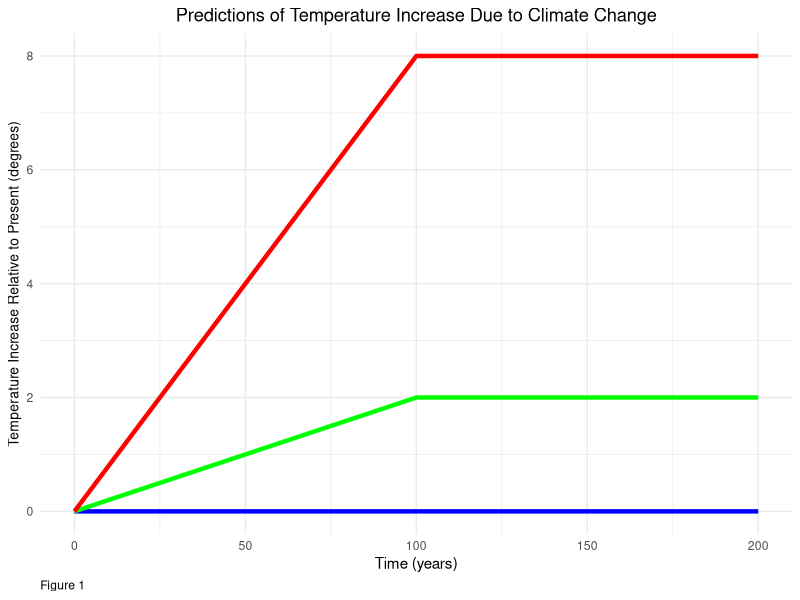
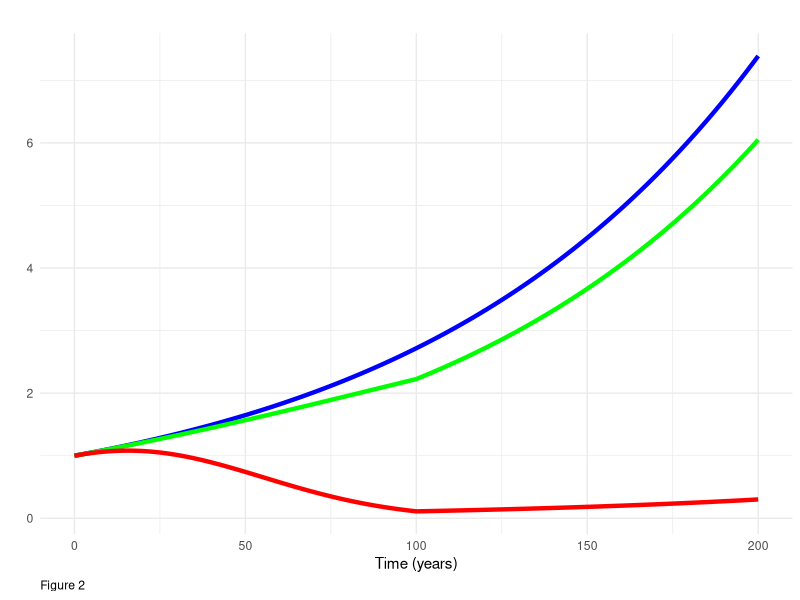
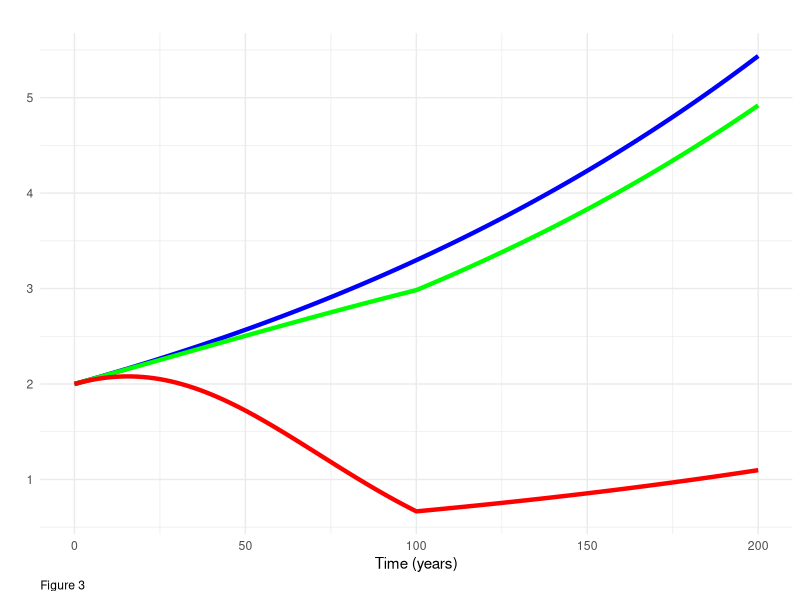

R code for these plots, in order:
## ---- chunk 1
knitr::opts_chunk$set(echo = TRUE)

library(tidyverse)

# Variables:
# temperature at time t
# t = time
# t_diff = T = temperature at time 100 (given)

 #overall value for T

# Givens & Vectors:

t_vector <- seq(0,200, by = 1)

## ---- chunk 2
# Function 1 - Temperature(t)

temp <- function(t, t_diff){
  out = pmin((t*t_diff)/100,t_diff)
  return(out)
}


# Function 2 - Retention (t)

retention <- function(t, t_diff, B){
  out = exp(-B * (temp(t, t_diff))^2)
  return(out)
}


# Function 3 - Consumption (t)
consumption <- function(t, t_diff, B, g){
  out = retention(t, t_diff, B) * exp(g*t)
  return(out)
}


# Function 4 - Utility (C)

utility <- function(C, n){
  out = (C^(1-n))/(1-n)
  return(out)
}


# Function 5 - Discount Rate (Ramsey Rule)

r <- function(d, n, g){
  out = (d + n*g)
  return(out)
}


## ---- chunk 3
# T = 0

# Temperature df

temp_df_T_0 <- data.frame(t = t_vector) %>% 
  mutate(temp = temp(t_vector,
                     t_diff = 0))
  

# Retention df

retent_df_T_0 <- data.frame(t = t_vector) %>% 
  mutate(retent = retention(t_vector,
                            t_diff = 0,
                            B = .05)) 
# Consumption df

consum_df_T_0 <- data.frame(t = t_vector) %>% 
  mutate(consum = consumption(t_vector,
                              t_diff = 0,
                              B = 0.05,
                              g = 0.01))

# Utility df

C_0 <- consum_df_T_0$consum

utility_df_T_0 <- data.frame(t = t_vector) %>% 
  mutate(consum = C_0) %>% 
  mutate(utility = utility(C = C_0,
                           n = .5))
  
## ---- chunk 4
# T = 2

# Temperature df

temp_df_T_2 <- data.frame(t = t_vector) %>% 
  mutate(temp = temp(t_vector,
                     t_diff = 2)) 

# Retention df

retent_df_T_2 <- data.frame(t = t_vector) %>% 
  mutate(retent = retention(t_vector,
                            t_diff = 2,
                            B = .05)) 
# Consumption df

consum_df_T_2 <- data.frame(t = t_vector) %>% 
  mutate(consum = consumption(t_vector,
                              t_diff = 2,
                              B = 0.05,
                              g = 0.01))

# Utility df

C_2 <- consum_df_T_2$consum

utility_df_T_2 <- data.frame(t = t_vector) %>% 
  mutate(consum = C_2) %>% 
  mutate(utility = utility(C = C_2,
                           n = .5))
  
## ---- chunk 5
# T = 8

# Temperature df

temp_df_T_8 <- data.frame(t = t_vector) %>% 
  mutate(temp = temp(t_vector,
                     t_diff = 8))

# Retention df

retent_df_T_8 <- data.frame(t = t_vector) %>% 
  mutate(retent = retention(t_vector,
                            t_diff = 8,
                            B = .05)) 
# Consumption df

consum_df_T_8 <- data.frame(t = t_vector) %>% 
  mutate(consum = consumption(t_vector,
                              t_diff = 8,
                              B = 0.05,
                              g = 0.01))

# Utility df

C_8 <- consum_df_T_8$consum

utility_df_T_8 <- data.frame(t = t_vector) %>% 
  mutate(consum = C_8) %>% 
  mutate(utility = utility(C = C_8,
                           n = .5))
  
## ---- chunk 6
# a
# plot temperature over time
# scenario 1: no climate change


# scenario 2: moderate climate change

# scenario 3: major climate change
## ---- chunk 7
ggplot () +
  geom_line(data = temp_df_T_0,
            aes( x = t,
                 y = temp),
            size = 1.5,
            color = "blue") +
  geom_line(data = temp_df_T_2,
            aes( x = t,
                 y = temp),
            size = 1.5,
            color = "green") +
  geom_line(data = temp_df_T_8,
            aes( x = t,
                 y = temp),
            size = 1.5,
            color = "red") +
  labs(title = "Predictions of Temperature Increase Due to Climate Change" ,
       x = "Time (years)",
       y = "Temperature Increase Relative to Present (degrees)",
       caption = "Figure 1") +
  theme_minimal() +
  theme(plot.title = element_text(hjust = 0.5),
        plot.caption = element_text(hjust = 0),
        axis.title.y = element_text(size = 10))
             
## ---- chunk 8
ggplot () +
  geom_line(data = consum_df_T_0,
             aes( x = t,
                  y = consum),
             size = 1.5,
             color = "blue") +
  geom_line(data = consum_df_T_2,
             aes( x = t,
                  y = consum),
             size = 1.5,
             color = "green") +
  geom_line(data = consum_df_T_8,
             aes( x = t,
                  y = consum),
             size = 1.5,
             color = "red") +
  labs(title = "" ,
       x = "Time (years)",
       y = "",
       caption = "Figure 2") +
  theme_minimal() +
  theme(plot.title = element_text(hjust = 0.5),
        plot.caption = element_text(hjust = 0),
        axis.title.y = element_text(size = 10))
## ---- chunk 9
ggplot () +
  geom_line(data = utility_df_T_0,
            aes( x = t,
                  y = utility),
            size = 1.5,
            color = "blue") +
  geom_line(data = utility_df_T_2,
            aes( x = t,
                  y = utility),
            size = 1.5,
            color = "green") +
  geom_line(data = utility_df_T_8,
            aes( x = t,
                  y = utility),
            size = 1.5,
            color = "red") +
labs(title = "" ,
       x = "Time (years)",
       y = "",
       caption = "Figure 3") +
  theme_minimal() +
  theme(plot.title = element_text(hjust = 0.5),
        plot.caption = element_text(hjust = 0),
        axis.title.y = element_text(size = 10))
## ---- chunk 10
# T = 4.4
# Maintained givens from plot 1

# Temperature df

temp_df_T_4_4 <- data.frame(t = t_vector) %>% 
  mutate(temp = temp(t_vector,
                     t_diff = 4.4))

# Retention df

retent_df_T_4_4 <- data.frame(t = t_vector) %>% 
  mutate(retent = retention(t_vector,
                            t_diff = 4.4,
                            B = .05)) 
# Consumption df

consum_df_T_4_4 <- data.frame(t = t_vector) %>% 
  mutate(consum = consumption(t_vector,
                              t_diff = 4.4,
                              B = 0.05,
                              g = 0.01))

# Utility df

C_4_4 <- consum_df_T_4_4$consum

utility_df_T_4_4 <- data.frame(t = t_vector) %>% 
  mutate(consum = C_4_4) %>% 
  mutate(utility = utility(C = C_4_4,
                           n = .5))
  
## ---- chunk 11
# Present value discounted over 200 years w/ climate change

# discount rate
r_given <- r(.005, .5, .01)

# Value calculation
pv_df_4_4 <- data.frame(t = t_vector) %>% 
  mutate(pv_4_4 = (utility_df_T_4_4$utility)/(1 + r_given)^(t_vector))

pv_4_4 = sum(pv_df_4_4$pv_4_4)

# Present value discounted over 200 years w/o climate change

# Value calculation
pv_df_0 <- data.frame(t = t_vector) %>% 
  mutate(pv_0 = (utility_df_T_0$utility)/(1 + r_given)^(t_vector))

pv_0 = sum(pv_df_0$pv_0)
## ---- chunk 12

L_cc <- abs(pv_0-pv_4_4)/pv_0 * 100


## ---- chunk 13
# Present value discounted over 200 years w/ climate change
# T = 4.4 + .44 = 4.84

# Temperature df

temp_df_T_4_84 <- data.frame(t = t_vector) %>% 
  mutate(temp = temp(t_vector,
                     t_diff = 4.84))

# Retention df

retent_df_T_4_84 <- data.frame(t = t_vector) %>% 
  mutate(retent = retention(t_vector,
                            t_diff = 4.84,
                            B = .05)) 
# Consumption df

consum_df_T_4_84 <- data.frame(t = t_vector) %>% 
  mutate(consum = consumption(t_vector,
                              t_diff = 4.84,
                              B = 0.05,
                              g = 0.01))

# Utility df

C_4_84 <- consum_df_T_4_84$consum

utility_df_T_4_84 <- data.frame(t = t_vector) %>% 
  mutate(consum = C_4_84) %>% 
  mutate(utility = utility(C = C_4_84,
                           n = .5))

# Value calculation
pv_df_4_84 <- data.frame(t = t_vector) %>% 
  mutate(pv_4_84 = (utility_df_T_4_84$utility)/(1 + r_given)^(t_vector))

pv_4_84 = sum(pv_df_4_84$pv_4_84)

## ---- chunk 14

L_T_sens <- abs(pv_0-pv_4_84)/pv_0 * 100


## ---- chunk 15
# T = 4.4 ************************************************************************************************
# B = .055

# Retention df

retent_df_B_055 <- data.frame(t = t_vector) %>% 
  mutate(retent = retention(t_vector,
                            t_diff = 4.4,
                            B = .055)) 
# Consumption df

consum_df_B_055 <- data.frame(t = t_vector) %>% 
  mutate(consum = consumption(t_vector,
                              t_diff = 4.4,
                              B = 0.055,
                              g = 0.01))

# Utility df

C_B_055 <- consum_df_B_055$consum

utility_df_B_055 <- data.frame(t = t_vector) %>% 
  mutate(consum = C_B_055) %>% 
  mutate(utility = utility(C = C_B_055,
                           n = .5))

# Value calculation
pv_df_B_055 <- data.frame(t = t_vector) %>% 
  mutate(pv_B_055 = (utility_df_B_055$utility)/(1 + r_given)^(t_vector))

pv_B_055 = sum(pv_df_B_055$pv_B_055)

# T = 0 *************************************************************************************************
# B = .055

# Retention df

retent_df_T_0_B <- data.frame(t = t_vector) %>% 
  mutate(retent = retention(t_vector,
                            t_diff = 0,
                            B = .055)) 
# Consumption df

consum_df_T_0_B <- data.frame(t = t_vector) %>% 
  mutate(consum = consumption(t_vector,
                              t_diff = 0,
                              B = 0.055,
                              g = 0.01))

# Utility df

C_0_B <- consum_df_T_0_B$consum

utility_df_T_0_B <- data.frame(t = t_vector) %>% 
  mutate(consum = C_0_B) %>% 
  mutate(utility = utility(C = C_0_B,
                           n = .5))

# Present value discounted over 200 years w/o climate change
# Value calculation
pv_df_0_B <- data.frame(t = t_vector) %>% 
  mutate(pv_0_B = (utility_df_T_0_B$utility)/(1 + r_given)^(t_vector))

pv_0_B = sum(pv_df_0_B$pv_0_B)
## ---- chunk 16

L_B_sens <- abs(pv_0_B-pv_B_055)/pv_0_B * 100


## ---- chunk 17
# T = 4.4 ***********************************************************************
# g = .01 + .001 = .011

# Consumption df

consum_df_g_01 <- data.frame(t = t_vector) %>% 
  mutate(consum = consumption(t_vector,
                              t_diff = 4.4,
                              B = 0.05,
                              g = 0.011))

# Utility df

C_g_01 <- consum_df_g_01$consum

utility_df_g_01 <- data.frame(t = t_vector) %>% 
  mutate(consum = C_g_01) %>% 
  mutate(utility = utility(C = C_g_01,
                           n = .5))

#T = 0****************************************************************************
# g = .01 + .001 = .011
# Temperature df

# Consumption df

consum_df_T_0_g <- data.frame(t = t_vector) %>% 
  mutate(consum = consumption(t_vector,
                              t_diff = 0,
                              B = 0.05,
                              g = 0.011))

# Utility df

C_0_g <- consum_df_T_0_g$consum

utility_df_T_0_g <- data.frame(t = t_vector) %>% 
  mutate(consum = C_0_g) %>% 
  mutate(utility = utility(C = C_0_g,
                           n = .5))


# discount rate
r_g <- r(.005, .5, .011) 

# Value calculation
pv_df_g_01 <- data.frame(t = t_vector) %>% 
  mutate(pv_g_01 = (utility_df_g_01$utility)/(1 + r_g)^(t_vector))

pv_g_01 = sum(pv_df_g_01$pv_g_01)

# Present value discounted over 200 years w/o climate change

# Value calculation
pv_df_0_g <- data.frame(t = t_vector) %>% 
  mutate(pv_0_g = (utility_df_T_0_g$utility)/(1 + r_g)^(t_vector))

pv_0_g = sum(pv_df_0_g$pv_0_g)
## ---- chunk 18

L_g_sens <- abs(pv_0_g-pv_g_01)/pv_0_g * 100


## ---- chunk 19
# T = 4.4************************************************************************
# n = 0.5 +.05 = 0.55


# Utility df
# C_4_4 is not affected by N so it is ok to leave as is

utility_df_n_55 <- data.frame(t = t_vector) %>% 
  mutate(consum = C_4_4) %>% 
  mutate(utility = utility(C = C_4_4,
                           n = .55))

# T = 0 ************************************************************************
# n = 0.5 +.05 = 0.55

# Utility df
# Leave consum = C_0 because it is unaffected by n

utility_df_T_0_n <- data.frame(t = t_vector) %>% 
  mutate(consum = C_0) %>% 
  mutate(utility = utility(C = C_0,
                           n = .55))

# discount rate
r_n <- r(.005, .55, .01) 

# Value calculation
pv_df_n_55 <- data.frame(t = t_vector) %>% 
  mutate(pv_n_55 = (utility_df_n_55$utility)/(1 + r_n)^(t_vector))

pv_n_55 = sum(pv_df_n_55$pv_n_55)

# Present value discounted over 200 years w/o climate change

# Value calculation
pv_df_0_n <- data.frame(t = t_vector) %>% 
  mutate(pv_0_n = (utility_df_T_0_n$utility)/(1 + r_n)^(t_vector))

pv_0_n = sum(pv_df_0_n$pv_0_n)
## ---- chunk 20

L_n_sens <- abs(pv_0_n-pv_n_55)/pv_0_n * 100


## ---- chunk 21
# Made the below function to populate values to a data frame for values of theta from 0 - 1. pv_theta is eqiuvalent to the present value at each one of those thetas.
# To match pv_4_4 = 198.66 we have to find the pv_theta value that matches 198.66. It is around 40%

#Givens:
theta_vector <- seq(0,1,by = .005)
n = 0.5

theta_solver_pv_0 <- function(theta) { 
  out = (1-theta)^(1-n)*pv_0
  return(out)
  
pv_theta_T_4_4 <- data.frame(t = t_vector)  %>% 
  mutate(theta = theta_vector) %>% 
  mutate( pv_theta = theta_solver_pv_0(theta_vector))
}


## ---- chunk 22
#pv_2

pv_df_2 <- data.frame(t = t_vector) %>% 
  mutate(pv_2 = (utility_df_T_2$utility)/(1 + r_given)^(t_vector))

pv_2 = sum(pv_df_2$pv_2)

## ---- chunk 23
# T = 4

# Temperature df

temp_df_T_4 <- data.frame(t = t_vector) %>% 
  mutate(temp = temp(t_vector,
                     t_diff = 4)) 

# Retention df

retent_df_T_4 <- data.frame(t = t_vector) %>% 
  mutate(retent = retention(t_vector,
                            t_diff = 4,
                            B = .05)) 
# Consumption df

consum_df_T_4 <- data.frame(t = t_vector) %>% 
  mutate(consum = consumption(t_vector,
                              t_diff = 4,
                              B = 0.05,
                              g = 0.01))

# Utility df

C_4 <- consum_df_T_4$consum

utility_df_T_4 <- data.frame(t = t_vector) %>% 
  mutate(consum = C_4) %>% 
  mutate(utility = utility(C = C_4,
                           n = .5))
## ---- chunk 24
#pv_4

pv_df_4 <- data.frame(t = t_vector) %>% 
  mutate(pv_4 = (utility_df_T_4$utility)/(1 + r_given)^(t_vector))

pv_4 = sum(pv_df_4$pv_4)

## ---- chunk 25
# T = 6

# Temperature df

temp_df_T_6 <- data.frame(t = t_vector) %>% 
  mutate(temp = temp(t_vector,
                     t_diff = 6)) 

# Retention df

retent_df_T_6 <- data.frame(t = t_vector) %>% 
  mutate(retent = retention(t_vector,
                            t_diff = 6,
                            B = .05)) 
# Consumption df

consum_df_T_6 <- data.frame(t = t_vector) %>% 
  mutate(consum = consumption(t_vector,
                              t_diff = 6,
                              B = 0.05,
                              g = 0.01))

# Utility df

C_6 <- consum_df_T_6$consum

utility_df_T_6 <- data.frame(t = t_vector) %>% 
  mutate(consum = C_6) %>% 
  mutate(utility = utility(C = C_6,
                           n = .5))
## ---- chunk 26
#pv_6

pv_df_6 <- data.frame(t = t_vector) %>% 
  mutate(pv_6 = (utility_df_T_6$utility)/(1 + r_given)^(t_vector))

pv_6 = sum(pv_df_6$pv_6)
## ---- chunk 27

theta_solver_prob <- function(theta) { 
  out = (1-theta)^(1-n)*((pv_2*0.2)+(pv_4*0.5) + (pv_6*0.3))
  return(out)
}
  
pv_theta_T_prob <- data.frame(t = t_vector)  %>% 
  mutate(theta = theta_vector) %>% 
  mutate( pv_theta = theta_solver_prob(theta_vector))
